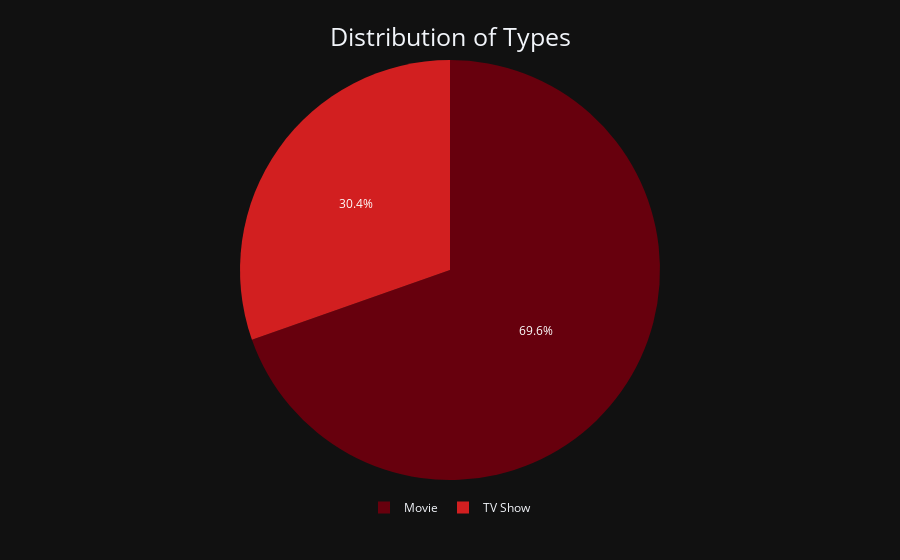

Here is the notebook cell this chart was saved with:
### Markdown cell above
Podział na typy

### Code cell
type_counts = df['type'].value_counts()
fig = px.pie(values=type_counts.values, names=type_counts.index, color_discrete_sequence=['#67000D', '#D21F20'],
            template='plotly_dark')

fig.update_layout(
    title={
        'text': "Distribution of Types",
        'y': 0.95,
        'x': 0.5,
        'xanchor': 'center',
        'yanchor': 'top',
        'font': {
            'size': 25
        }
    },
    legend={
        'orientation': 'h',
        'yanchor': 'bottom',
        'y': -0.1,
        'xanchor': 'center',
        'x': 0.5
    }
)

fig.show()

### Figure 1 — Plotly figure (JSON) as saved in the notebook; plotly's stock layout.template omitted (floating-point values rounded to 4 significant figures)
{"data": [{"domain": {"x": [0, 1], "y": [0, 1]}, "hovertemplate": "label=%{label}<br>value=%{value}<extra></extra>", "labels": ["Movie", "TV Show"], "legendgroup": "", "name": "", "showlegend": true, "type": "pie", "values": [6132, 2677]}], "layout": {"legend": {"orientation": "h", "tracegroupgap": 0, "x": 0.5, "xanchor": "center", "y": -0.1, "yanchor": "bottom"}, "margin": {"t": 60}, "piecolorway": ["#67000D", "#D21F20"], "title": {"font": {"size": 25}, "text": "Distribution of Types", "x": 0.5, "xanchor": "center", "y": 0.95, "yanchor": "top"}}}
